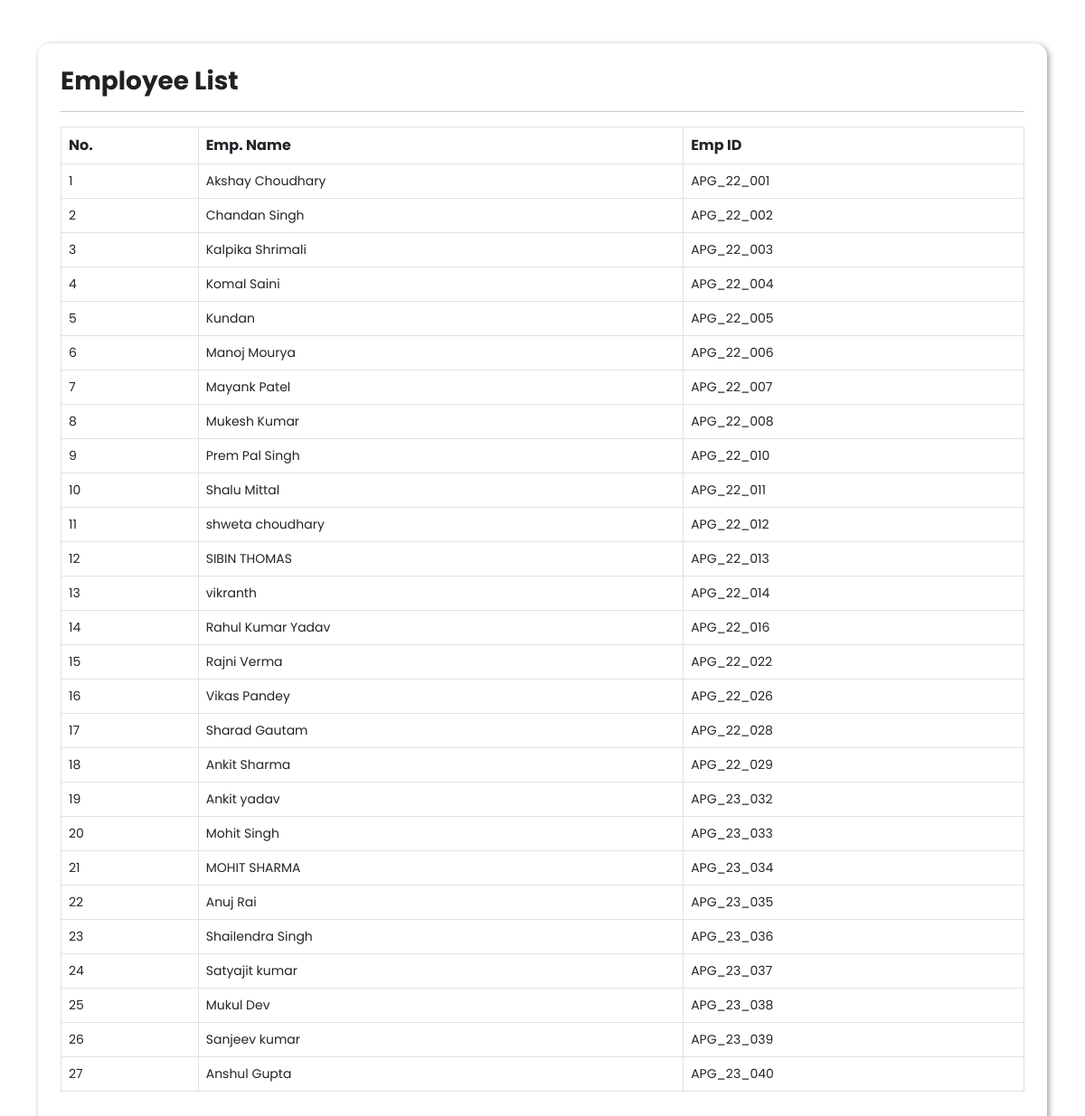
/public/employeeIDforHR.php, run on the app's committed database.
### tables this page shows
CREATE TABLE `employee` (
  `id` int(11) NOT NULL,
  `img` varchar(255) NOT NULL,
  `emp_id` varchar(255) NOT NULL,
  `title` varchar(255) NOT NULL,
  `full_name` varchar(255) NOT NULL,
  `mobile_no` varchar(255) NOT NULL,
  `emergency_mobile_no` varchar(255) NOT NULL,
  `email` varchar(255) NOT NULL,
  `username` varchar(255) NOT NULL,
  `password` varchar(255) NOT NULL,
  `employee_type` int(11) NOT NULL COMMENT '1: Super Admin\r\n2: Admin\r\n3: HR\r\n4: Employee',
  `blood_group` varchar(50) NOT NULL,
  `address` text NOT NULL,
  `designation` int(11) NOT NULL,
  `doj` date NOT NULL,
  `dob` date NOT NULL,
  `marital_status` varchar(255) NOT NULL COMMENT 'yes, no',
  `gender` varchar(255) NOT NULL COMMENT 'male, female',
  `religion` int(11) NOT NULL,
  `is_active` varchar(50) NOT NULL COMMENT 'active, deactive',
  `work_type` int(11) NOT NULL COMMENT '1: office\r\n2: field',
  `work_hour` varchar(255) NOT NULL,
  `login_pin` int(11) NOT NULL,
  `created_at` datetime NOT NULL,
  `updated_at` datetime NOT NULL
);

### public/employeeIDforHR.php (the view, shortened to what this page needs)
<?php
 include '../include/connection.php';
$is_active = 'active';
$query = $conn->prepare("SELECT * from employee where is_active = :is_active order by emp_id asc");
$query->bindParam(':is_active',$is_active);
$query->execute();
$employeeResult = $query->fetchAll();
$employeeRow = count($employeeResult);
?>
<!DOCTYPE html>
<html lang="en">
<head>
  <link href="https://cdn.jsdelivr.net/npm/bootstrap@5.2.3/dist/css/bootstrap.min.css" rel="stylesheet">
  <link rel="stylesheet" type="text/css" href="https://cdnjs.cloudflare.com/ajax/libs/font-awesome/5.15.3/css/all.min.css ">
  <link rel="stylesheet" type="text/css" href="assets/css/style.css">
  <link rel="stylesheet" type="text/css" href="assets/css/mobile.css">
</head>
<body>
<section class="commonBox sectionPadding pt-md-4">
  <div class="container">
    <div class="row mt-4">
      <div class="col-md-12 col-12 mb-4">
        <div class="box">
          <div class="">
            <h3 class="fw-bold">Employee List</h3>
          </div>
          <hr>
          <div>
            <div class="tableWrap table-responsive">
              <table class="table table-hover table-bordered" style="width: 100%;" border="1" cellpadding="10" cellspacing="0">
                <thead >
                  <tr>
                    <th>No.</th>
                    <th>Emp. Name</th>
                    <th>Emp ID</th>
                  </tr>
                </thead>
                <tbody>
                  <?php
                  if ($employeeRow>0) {
                    $sr_no = 1;
                    foreach ($employeeResult as $value) {
                      $full_name = $value['full_name'];
                      $emp_id = $value['emp_id'];
                      ?>
                      <tr>
                        <td><?php if(isset($sr_no)){ echo $sr_no; } ?></td>
                        <td><?php if(isset($full_name)){ echo $full_name; } ?></td>
                        <td><?php if(isset($emp_id)){ echo $emp_id; } ?></td>
                      </tr>
                      <?php
                      $sr_no = $sr_no+1;
                    }
                  }
                  ?>
                </tbody>
              </table>
            </div>
          </div>
        </div>
      </div>
    </div>
  </div>
</section>

### assets/css/style.css (style rules this page uses)
body { color: #495057; font-weight: 400; -webkit-user-select: none; -moz-user-select: none; -ms-user-select: none; user-select: none; font-family: 'Poppins', sans-serif; margin: 0; padding: 0; }
.sectionPadding { padding: 70px 0; }
.tableWrap thead tr th { font-size: 16px; }
.tableWrap tr td { font-size: 14px; }
.commonBox .box { box-shadow: 2px 2px 6px #999; border-radius: 14px; padding: 25px; color: #212121; }

### data on the page
employee: full_name "Akshay Choudhary", emp "APG_22_001"
employee: full_name "Chandan Singh", emp "APG_22_002"
employee: full_name "Kalpika Shrimali", emp "APG_22_003"
employee: full_name "Komal Saini", emp "APG_22_004"
employee: full_name "Kundan", emp "APG_22_005"
employee: full_name "Manoj Mourya", emp "APG_22_006"
employee: full_name "Mayank Patel", emp "APG_22_007"
employee: full_name "Mukesh Kumar", emp "APG_22_008"
employee: full_name "Prem Pal Singh", emp "APG_22_010"
employee: full_name "Shalu Mittal", emp "APG_22_011"
employee: full_name "shweta choudhary", emp "APG_22_012"
employee: full_name "SIBIN THOMAS", emp "APG_22_013"
employee: full_name "vikranth", emp "APG_22_014"
employee: full_name "Rahul Kumar Yadav", emp "APG_22_016"
employee: full_name "Rajni Verma", emp "APG_22_022"
employee: full_name "Vikas Pandey", emp "APG_22_026"
employee: full_name "Sharad Gautam", emp "APG_22_028"
employee: full_name "Ankit Sharma", emp "APG_22_029"
employee: full_name "Ankit yadav", emp "APG_23_032"
employee: full_name "Mohit Singh", emp "APG_23_033"
employee: full_name "MOHIT SHARMA", emp "APG_23_034"
employee: full_name "Anuj Rai", emp "APG_23_035"
employee: full_name "Shailendra Singh", emp "APG_23_036"
employee: full_name "Satyajit kumar", emp "APG_23_037"
employee: full_name "Mukul Dev", emp "APG_23_038"
employee: full_name "Sanjeev kumar", emp "APG_23_039"
employee: full_name "Anshul Gupta", emp "APG_23_040"
